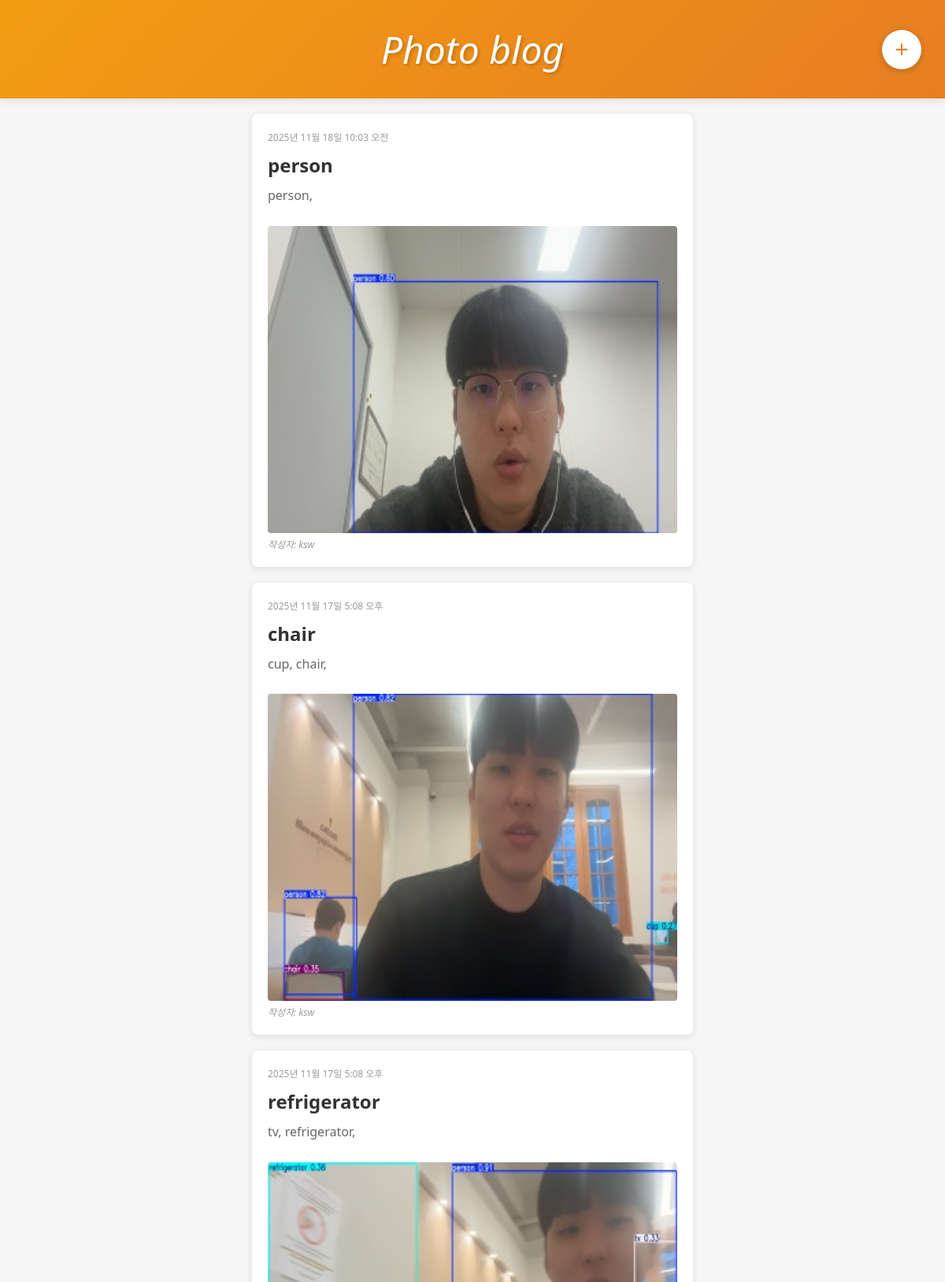
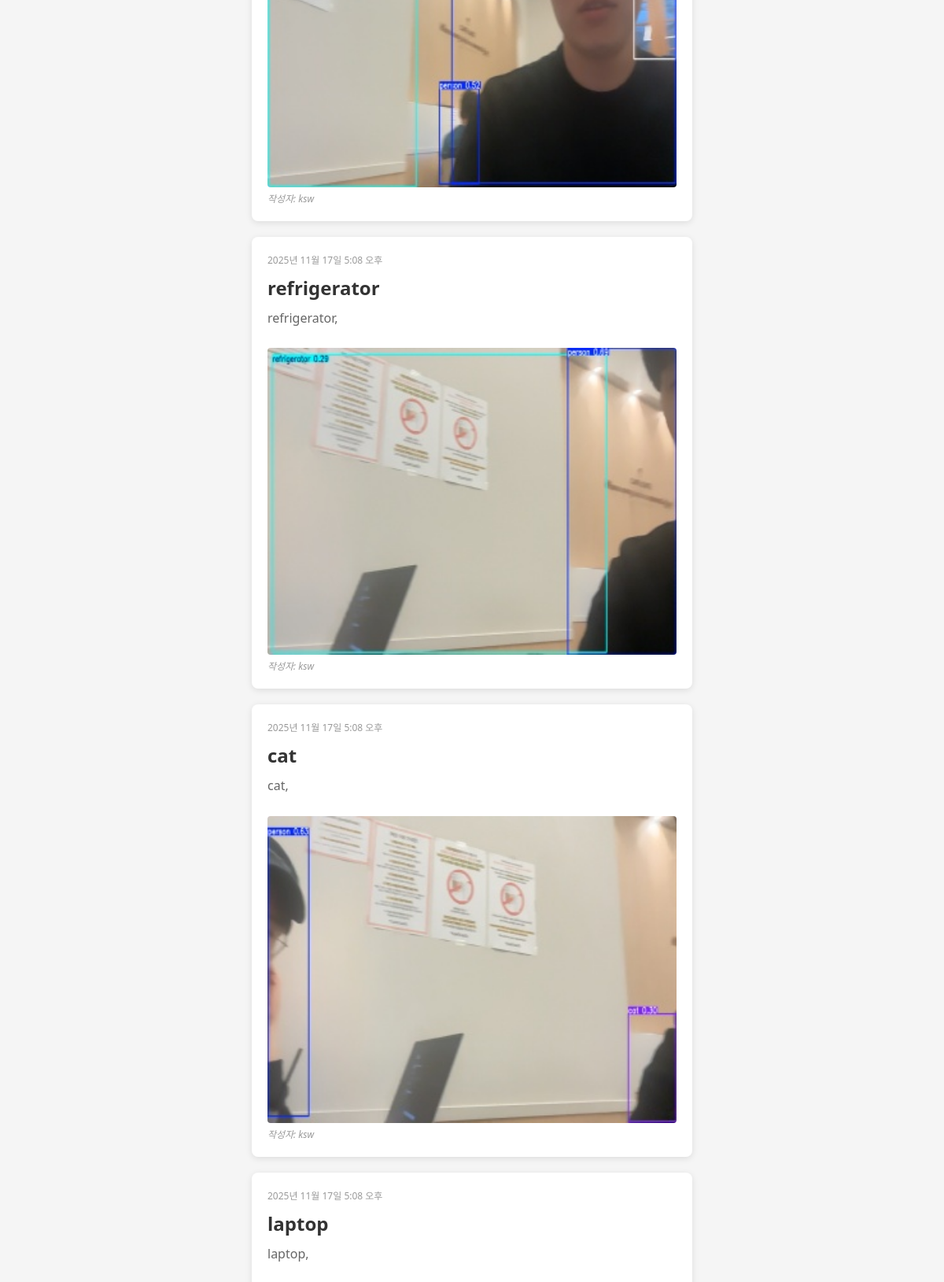
The page / (upper part) on the database its author committed (2 pictures, top to bottom).
### blog/models.py (models this page shows, shortened)
class Post(models.Model):
    author = models.ForeignKey(User, on_delete=models.CASCADE)
    title = models.CharField(max_length=200)
    text = models.TextField()
    created_date = models.DateTimeField(auto_now_add=True)
    published_date = models.DateTimeField(auto_now=True)
    image = models.ImageField(upload_to='blog_image/%Y/%m/%d/', blank=True)
    class Meta:
        ordering = ['-published_date']

### blog/views.py (the view)
# urls.py: path('', views.post_list, name='post_list'),
def post_list(request):
    posts = Post.objects.all()
    return render(request, 'blog/post_list.html', {'posts': posts})

### blog/templates/blog/post_list.html (shortened to what this page needs)
<!DOCTYPE html>
<html lang="ko">
<head>
</head>
<body>
    <div class="header">
        <h1>Photo blog</h1>
        <button class="add-button" onclick="alert('새 포스트 작성 기능은 관리자 페이지에서 이용하세요!')">+</button>
    </div>
    <div class="container">
        {% if posts %}
            {% for post in posts %}
            <div class="post">
                <div class="post-date">{{ post.published_date|date:"Y년 n월 j일 g:i A" }}</div>
                <div class="post-title">{{ post.title }}</div>
                <div class="post-text">{{ post.text }}</div>
                {% if post.image %}
                    <img src="{{ post.image.url }}" alt="{{ post.title }}" class="post-image">
                {% endif %}
                <div class="post-author">작성자: {{ post.author.username }}</div>
            </div>
            {% endfor %}
        {% else %}
            <div class="empty-state">
                <div class="empty-state-icon">📝</div>
                <h2>아직 포스트가 없습니다</h2>
                <p>첫 번째 포스트를 작성해보세요!</p>
            </div>
        {% endif %}
    </div>
</body>
</html>

### blog/templates/blog/post_list.html (style rules this page uses)
* { margin: 0; padding: 0; box-sizing: border-box; }
body { font-family: 'Segoe UI', Tahoma, Geneva, Verdana, sans-serif; background-color: #f5f5f5; }
.header { background: linear-gradient(135deg, #f39c12 0%, #e67e22 100%); padding: 30px 20px; text-align: center; box-shadow: 0 2px 10px rgba(0,0,0,0.1); position: relative; }
.header h1 { color: white; font-size: 48px; font-weight: 300; font-style: italic; text-shadow: 2px 2px 4px rgba(0,0,0,0.2); }
.add-button { position: absolute; right: 30px; top: 50%; transform: translateY(-50%); background: white; color: #e67e22; border: none; width: 50px; height: 50px; border-radius: 50%; font-size: 30px; cursor: pointer; box-shadow: 0 2px 8px rgba(0,0,0,0.2); transition: all 0.3s; }
.container { max-width: 600px; margin: 0 auto; padding: 20px; }
.post { background: white; margin-bottom: 20px; padding: 20px; border-radius: 8px; box-shadow: 0 2px 8px rgba(0,0,0,0.1); transition: all 0.3s; }
.post-date { color: #999; font-size: 12px; margin-bottom: 10px; }
.post-title { font-size: 24px; font-weight: bold; color: #333; margin-bottom: 10px; }
.post-text { color: #666; line-height: 1.6; margin-bottom: 15px; }
.post-image { width: 100%; border-radius: 4px; margin-top: 10px; }
.post-author { color: #999; font-size: 12px; font-style: italic; }

### rows shown on the page
Post: published_date "2025년 11월 18일 10:03 오전", title "person", text "person,", image (picture), author.username "ksw"
Post: published_date "2025년 11월 17일 5:08 오후", title "chair", text "cup, chair,", image (picture), author.username "ksw"
Post: published_date "2025년 11월 17일 5:08 오후", title "refrigerator", text "tv, refrigerator,", image (picture), author.username "ksw"
Post: published_date "2025년 11월 17일 5:08 오후", title "refrigerator", text "refrigerator,", image (picture), author.username "ksw"
Post: published_date "2025년 11월 17일 5:08 오후", title "cat", text "cat,", image (picture), author.username "ksw"
Post: published_date "2025년 11월 17일 5:08 오후", title "laptop", text "laptop,"
